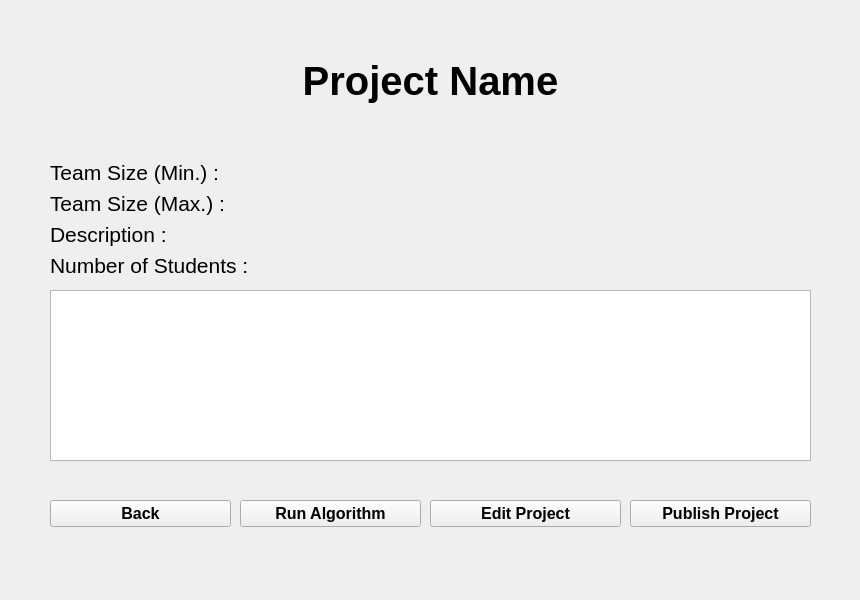
<?xml version="1.0" encoding="UTF-8"?>
<ui version="4.0">
 <class>ProjectPage</class>
 <widget class="QWidget" name="ProjectPage">
  <property name="geometry">
   <rect>
    <x>0</x>
    <y>0</y>
    <width>860</width>
    <height>600</height>
   </rect>
  </property>
  <property name="windowTitle">
   <string>Form</string>
  </property>
  <widget class="QPushButton" name="pushButton_2">
   <property name="enabled">
    <bool>true</bool>
   </property>
   <property name="geometry">
    <rect>
     <x>240</x>
     <y>500</y>
     <width>181</width>
     <height>27</height>
    </rect>
   </property>
   <property name="font">
    <font>
     <pointsize>12</pointsize>
     <weight>75</weight>
     <bold>true</bold>
    </font>
   </property>
   <property name="inputMethodHints">
    <set>Qt::ImhNone</set>
   </property>
   <property name="text">
    <string>Run Algorithm</string>
   </property>
  </widget>
  <widget class="QPushButton" name="pushButton_3">
   <property name="geometry">
    <rect>
     <x>630</x>
     <y>500</y>
     <width>181</width>
     <height>27</height>
    </rect>
   </property>
   <property name="font">
    <font>
     <pointsize>12</pointsize>
     <weight>75</weight>
     <bold>true</bold>
    </font>
   </property>
   <property name="text">
    <string>Publish Project</string>
   </property>
  </widget>
  <widget class="QWidget" name="formLayoutWidget">
   <property name="geometry">
    <rect>
     <x>50</x>
     <y>160</y>
     <width>761</width>
     <height>121</height>
    </rect>
   </property>
   <layout class="QFormLayout" name="formLayout">
    <property name="fieldGrowthPolicy">
     <enum>QFormLayout::AllNonFixedFieldsGrow</enum>
    </property>
    <item row="1" column="0">
     <widget class="QLabel" name="maxTeamSizeLabel">
      <property name="font">
       <font>
        <pointsize>16</pointsize>
       </font>
      </property>
      <property name="text">
       <string>Team Size (Max.) :</string>
      </property>
     </widget>
    </item>
    <item row="1" column="1">
     <widget class="QLabel" name="maxTeamSize">
      <property name="font">
       <font>
        <pointsize>16</pointsize>
       </font>
      </property>
      <property name="text">
       <string/>
      </property>
     </widget>
    </item>
    <item row="2" column="0">
     <widget class="QLabel" name="descriptionLabel">
      <property name="font">
       <font>
        <pointsize>16</pointsize>
       </font>
      </property>
      <property name="text">
       <string>Description :</string>
      </property>
     </widget>
    </item>
    <item row="2" column="1">
     <widget class="QLabel" name="description">
      <property name="font">
       <font>
        <pointsize>16</pointsize>
       </font>
      </property>
      <property name="text">
       <string/>
      </property>
     </widget>
    </item>
    <item row="3" column="1">
     <widget class="QLabel" name="numOfStudents">
      <property name="font">
       <font>
        <pointsize>16</pointsize>
       </font>
      </property>
      <property name="text">
       <string/>
      </property>
     </widget>
    </item>
    <item row="3" column="0">
     <widget class="QLabel" name="numOfStudentsLabel">
      <property name="font">
       <font>
        <pointsize>16</pointsize>
       </font>
      </property>
      <property name="text">
       <string>Number of Students :</string>
      </property>
     </widget>
    </item>
    <item row="0" column="0">
     <widget class="QLabel" name="minTeamSizeLabel">
      <property name="font">
       <font>
        <pointsize>16</pointsize>
        <weight>50</weight>
        <bold>false</bold>
       </font>
      </property>
      <property name="text">
       <string>Team Size (Min.) :</string>
      </property>
     </widget>
    </item>
    <item row="0" column="1">
     <widget class="QLabel" name="minTeamSize">
      <property name="font">
       <font>
        <pointsize>16</pointsize>
       </font>
      </property>
      <property name="text">
       <string/>
      </property>
     </widget>
    </item>
   </layout>
  </widget>
  <widget class="QPushButton" name="pushButton">
   <property name="geometry">
    <rect>
     <x>50</x>
     <y>500</y>
     <width>181</width>
     <height>27</height>
    </rect>
   </property>
   <property name="font">
    <font>
     <pointsize>12</pointsize>
     <weight>75</weight>
     <bold>true</bold>
    </font>
   </property>
   <property name="text">
    <string>Back</string>
   </property>
  </widget>
  <widget class="QPushButton" name="pushButton_4">
   <property name="geometry">
    <rect>
     <x>430</x>
     <y>500</y>
     <width>191</width>
     <height>27</height>
    </rect>
   </property>
   <property name="font">
    <font>
     <pointsize>12</pointsize>
     <weight>75</weight>
     <bold>true</bold>
    </font>
   </property>
   <property name="text">
    <string>Edit Project</string>
   </property>
  </widget>
  <widget class="QWidget" name="verticalLayoutWidget_2">
   <property name="geometry">
    <rect>
     <x>50</x>
     <y>10</y>
     <width>761</width>
     <height>141</height>
    </rect>
   </property>
   <layout class="QVBoxLayout" name="verticalLayout_3">
    <item>
     <widget class="QLabel" name="projectNameLabel">
      <property name="font">
       <font>
        <pointsize>30</pointsize>
        <weight>75</weight>
        <bold>true</bold>
       </font>
      </property>
      <property name="text">
       <string>Project Name</string>
      </property>
      <property name="alignment">
       <set>Qt::AlignCenter</set>
      </property>
     </widget>
    </item>
   </layout>
  </widget>
  <widget class="QTableWidget" name="studentsInProjectTable">
   <property name="geometry">
    <rect>
     <x>50</x>
     <y>290</y>
     <width>761</width>
     <height>171</height>
    </rect>
   </property>
  </widget>
  <widget class="QLabel" name="errorLabel">
   <property name="geometry">
    <rect>
     <x>50</x>
     <y>136</y>
     <width>761</width>
     <height>21</height>
    </rect>
   </property>
   <property name="palette">
    <palette>
     <active>
      <colorrole role="WindowText">
       <brush brushstyle="SolidPattern">
        <color alpha="255">
         <red>170</red>
         <green>0</green>
         <blue>0</blue>
        </color>
       </brush>
      </colorrole>
      <colorrole role="Button">
       <brush brushstyle="SolidPattern">
        <color alpha="255">
         <red>152</red>
         <green>0</green>
         <blue>0</blue>
        </color>
       </brush>
      </colorrole>
      <colorrole role="Light">
       <brush brushstyle="SolidPattern">
        <color alpha="255">
         <red>228</red>
         <green>0</green>
         <blue>0</blue>
        </color>
       </brush>
      </colorrole>
      <colorrole role="Midlight">
       <brush brushstyle="SolidPattern">
        <color alpha="255">
         <red>190</red>
         <green>0</green>
         <blue>0</blue>
        </color>
       </brush>
      </colorrole>
      <colorrole role="Dark">
       <brush brushstyle="SolidPattern">
        <color alpha="255">
         <red>76</red>
         <green>0</green>
         <blue>0</blue>
        </color>
       </brush>
      </colorrole>
      <colorrole role="Mid">
       <brush brushstyle="SolidPattern">
        <color alpha="255">
         <red>101</red>
         <green>0</green>
         <blue>0</blue>
        </color>
       </brush>
      </colorrole>
      <colorrole role="Text">
       <brush brushstyle="SolidPattern">
        <color alpha="255">
         <red>170</red>
         <green>0</green>
         <blue>0</blue>
        </color>
       </brush>
      </colorrole>
      <colorrole role="BrightText">
       <brush brushstyle="SolidPattern">
        <color alpha="255">
         <red>255</red>
         <green>255</green>
         <blue>255</blue>
        </color>
       </brush>
      </colorrole>
      <colorrole role="ButtonText">
       <brush brushstyle="SolidPattern">
        <color alpha="255">
         <red>0</red>
         <green>0</green>
         <blue>0</blue>
        </color>
       </brush>
      </colorrole>
      <colorrole role="Base">
       <brush brushstyle="SolidPattern">
        <color alpha="255">
         <red>255</red>
         <green>255</green>
         <blue>255</blue>
        </color>
       </brush>
      </colorrole>
      <colorrole role="Window">
       <brush brushstyle="SolidPattern">
        <color alpha="255">
         <red>152</red>
         <green>0</green>
         <blue>0</blue>
        </color>
       </brush>
      </colorrole>
      <colorrole role="Shadow">
       <brush brushstyle="SolidPattern">
        <color alpha="255">
         <red>0</red>
         <green>0</green>
         <blue>0</blue>
        </color>
       </brush>
      </colorrole>
      <colorrole role="AlternateBase">
       <brush brushstyle="SolidPattern">
        <color alpha="255">
         <red>203</red>
         <green>127</green>
         <blue>127</blue>
        </color>
       </brush>
      </colorrole>
      <colorrole role="ToolTipBase">
       <brush brushstyle="SolidPattern">
        <color alpha="255">
         <red>255</red>
         <green>255</green>
         <blue>220</blue>
        </color>
       </brush>
      </colorrole>
      <colorrole role="ToolTipText">
       <brush brushstyle="SolidPattern">
        <color alpha="255">
         <red>0</red>
         <green>0</green>
         <blue>0</blue>
        </color>
       </brush>
      </colorrole>
     </active>
     <inactive>
      <colorrole role="WindowText">
       <brush brushstyle="SolidPattern">
        <color alpha="255">
         <red>170</red>
         <green>0</green>
         <blue>0</blue>
        </color>
       </brush>
      </colorrole>
      <colorrole role="Button">
       <brush brushstyle="SolidPattern">
        <color alpha="255">
         <red>152</red>
         <green>0</green>
         <blue>0</blue>
        </color>
       </brush>
      </colorrole>
      <colorrole role="Light">
       <brush brushstyle="SolidPattern">
        <color alpha="255">
         <red>228</red>
         <green>0</green>
         <blue>0</blue>
        </color>
       </brush>
      </colorrole>
      <colorrole role="Midlight">
       <brush brushstyle="SolidPattern">
        <color alpha="255">
         <red>190</red>
         <green>0</green>
         <blue>0</blue>
        </color>
       </brush>
      </colorrole>
      <colorrole role="Dark">
       <brush brushstyle="SolidPattern">
        <color alpha="255">
         <red>76</red>
         <green>0</green>
         <blue>0</blue>
        </color>
       </brush>
      </colorrole>
      <colorrole role="Mid">
       <brush brushstyle="SolidPattern">
        <color alpha="255">
         <red>101</red>
         <green>0</green>
         <blue>0</blue>
        </color>
       </brush>
      </colorrole>
      <colorrole role="Text">
       <brush brushstyle="SolidPattern">
        <color alpha="255">
         <red>170</red>
         <green>0</green>
         <blue>0</blue>
        </color>
       </brush>
      </colorrole>
      <colorrole role="BrightText">
       <brush brushstyle="SolidPattern">
        <color alpha="255">
         <red>255</red>
         <green>255</green>
         <blue>255</blue>
        </color>
       </brush>
      </colorrole>
      <colorrole role="ButtonText">
       <brush brushstyle="SolidPattern">
        <color alpha="255">
         <red>0</red>
         <green>0</green>
         <blue>0</blue>
        </color>
       </brush>
      </colorrole>
      <colorrole role="Base">
       <brush brushstyle="SolidPattern">
        <color alpha="255">
         <red>255</red>
         <green>255</green>
         <blue>255</blue>
        </color>
       </brush>
      </colorrole>
      <colorrole role="Window">
       <brush brushstyle="SolidPattern">
        <color alpha="255">
         <red>152</red>
         <green>0</green>
         <blue>0</blue>
        </color>
       </brush>
      </colorrole>
      <colorrole role="Shadow">
       <brush brushstyle="SolidPattern">
        <color alpha="255">
         <red>0</red>
         <green>0</green>
         <blue>0</blue>
        </color>
       </brush>
      </colorrole>
      <colorrole role="AlternateBase">
       <brush brushstyle="SolidPattern">
        <color alpha="255">
         <red>203</red>
         <green>127</green>
         <blue>127</blue>
        </color>
       </brush>
      </colorrole>
      <colorrole role="ToolTipBase">
       <brush brushstyle="SolidPattern">
        <color alpha="255">
         <red>255</red>
         <green>255</green>
         <blue>220</blue>
        </color>
       </brush>
      </colorrole>
      <colorrole role="ToolTipText">
       <brush brushstyle="SolidPattern">
        <color alpha="255">
         <red>0</red>
         <green>0</green>
         <blue>0</blue>
        </color>
       </brush>
      </colorrole>
     </inactive>
     <disabled>
      <colorrole role="WindowText">
       <brush brushstyle="SolidPattern">
        <color alpha="255">
         <red>76</red>
         <green>0</green>
         <blue>0</blue>
        </color>
       </brush>
      </colorrole>
      <colorrole role="Button">
       <brush brushstyle="SolidPattern">
        <color alpha="255">
         <red>152</red>
         <green>0</green>
         <blue>0</blue>
        </color>
       </brush>
      </colorrole>
      <colorrole role="Light">
       <brush brushstyle="SolidPattern">
        <color alpha="255">
         <red>228</red>
         <green>0</green>
         <blue>0</blue>
        </color>
       </brush>
      </colorrole>
      <colorrole role="Midlight">
       <brush brushstyle="SolidPattern">
        <color alpha="255">
         <red>190</red>
         <green>0</green>
         <blue>0</blue>
        </color>
       </brush>
      </colorrole>
      <colorrole role="Dark">
       <brush brushstyle="SolidPattern">
        <color alpha="255">
         <red>76</red>
         <green>0</green>
         <blue>0</blue>
        </color>
       </brush>
      </colorrole>
      <colorrole role="Mid">
       <brush brushstyle="SolidPattern">
        <color alpha="255">
         <red>101</red>
         <green>0</green>
         <blue>0</blue>
        </color>
       </brush>
      </colorrole>
      <colorrole role="Text">
       <brush brushstyle="SolidPattern">
        <color alpha="255">
         <red>76</red>
         <green>0</green>
         <blue>0</blue>
        </color>
       </brush>
      </colorrole>
      <colorrole role="BrightText">
       <brush brushstyle="SolidPattern">
        <color alpha="255">
         <red>255</red>
         <green>255</green>
         <blue>255</blue>
        </color>
       </brush>
      </colorrole>
      <colorrole role="ButtonText">
       <brush brushstyle="SolidPattern">
        <color alpha="255">
         <red>76</red>
         <green>0</green>
         <blue>0</blue>
        </color>
       </brush>
      </colorrole>
      <colorrole role="Base">
       <brush brushstyle="SolidPattern">
        <color alpha="255">
         <red>152</red>
         <green>0</green>
         <blue>0</blue>
        </color>
       </brush>
      </colorrole>
      <colorrole role="Window">
       <brush brushstyle="SolidPattern">
        <color alpha="255">
         <red>152</red>
         <green>0</green>
         <blue>0</blue>
        </color>
       </brush>
      </colorrole>
      <colorrole role="Shadow">
       <brush brushstyle="SolidPattern">
        <color alpha="255">
         <red>0</red>
         <green>0</green>
         <blue>0</blue>
        </color>
       </brush>
      </colorrole>
      <colorrole role="AlternateBase">
       <brush brushstyle="SolidPattern">
        <color alpha="255">
         <red>152</red>
         <green>0</green>
         <blue>0</blue>
        </color>
       </brush>
      </colorrole>
      <colorrole role="ToolTipBase">
       <brush brushstyle="SolidPattern">
        <color alpha="255">
         <red>255</red>
         <green>255</green>
         <blue>220</blue>
        </color>
       </brush>
      </colorrole>
      <colorrole role="ToolTipText">
       <brush brushstyle="SolidPattern">
        <color alpha="255">
         <red>0</red>
         <green>0</green>
         <blue>0</blue>
        </color>
       </brush>
      </colorrole>
     </disabled>
    </palette>
   </property>
   <property name="text">
    <string/>
   </property>
  </widget>
 </widget>
 <resources/>
 <connections/>
</ui>
